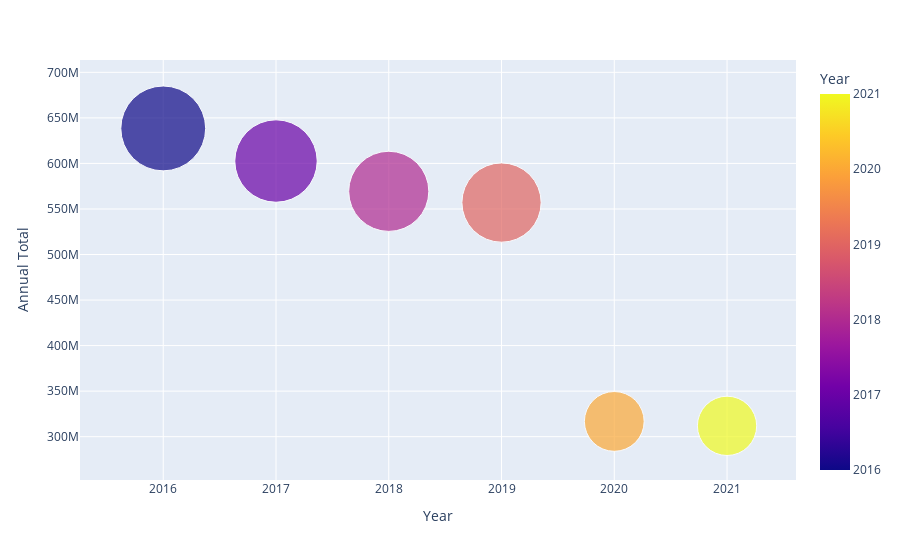

Write notebook code for a chart like this one.
### Code cell
fig = px.scatter(df4, x='Year', y='Annual Total',
        size='Annual Total', color='Year', hover_name='Year', size_max=60)
fig.show()

### Figure 1 — Plotly figure (JSON) as saved in the notebook; plotly's stock layout.template omitted (floating-point values rounded to 4 significant figures)
{"data": [{"hovertemplate": "<b>%{hovertext}</b><br><br>Year=%{marker.color}<br>Annual Total=%{marker.size}<extra></extra>", "hovertext": [2016, 2017, 2018, 2019, 2020, 2021], "legendgroup": "", "marker": {"color": [2016, 2017, 2018, 2019, 2020, 2021], "coloraxis": "coloraxis", "size": [638413113, 602620356, 569361220, 557036504, 316768454, 311893583], "sizemode": "area", "sizeref": 177300.0, "symbol": "circle"}, "mode": "markers", "name": "", "orientation": "v", "showlegend": false, "type": "scatter", "x": [2016, 2017, 2018, 2019, 2020, 2021], "xaxis": "x", "y": [638413113, 602620356, 569361220, 557036504, 316768454, 311893583], "yaxis": "y"}], "layout": {"autosize": true, "coloraxis": {"colorbar": {"title": {"text": "Year"}}, "colorscale": [[0, "#0d0887"], [0.1111, "#46039f"], [0.2222, "#7201a8"], [0.3333, "#9c179e"], [0.4444, "#bd3786"], [0.5556, "#d8576b"], [0.6667, "#ed7953"], [0.7778, "#fb9f3a"], [0.8889, "#fdca26"], [1, "#f0f921"]]}, "legend": {"itemsizing": "constant", "tracegroupgap": 0}, "margin": {"t": 60}, "xaxis": {"anchor": "y", "autorange": true, "domain": [0, 1], "range": [2015.0, 2022.0], "title": {"text": "Year"}, "type": "linear"}, "yaxis": {"anchor": "x", "autorange": true, "domain": [0, 1], "range": [189100000.0, 800900000.0], "title": {"text": "Annual Total"}, "type": "linear"}}}
